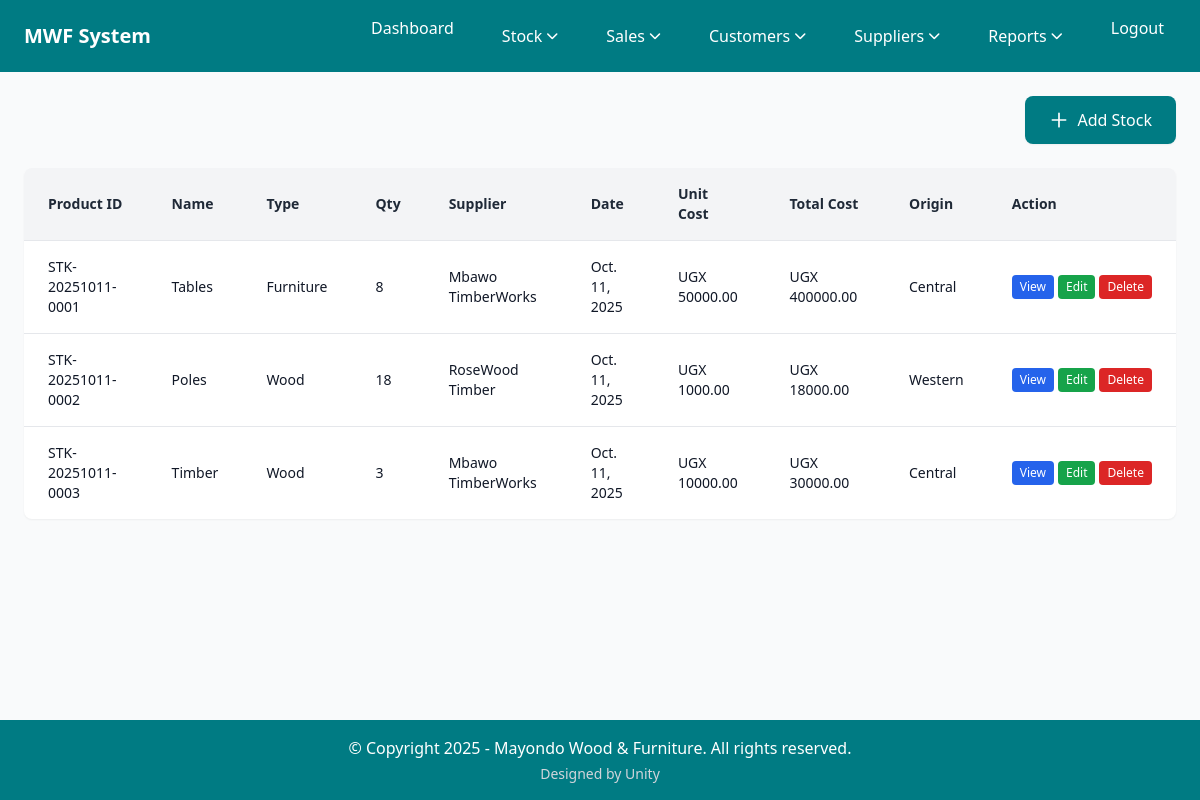
Page /stockRecord/ (signed in) on the earlier database version.
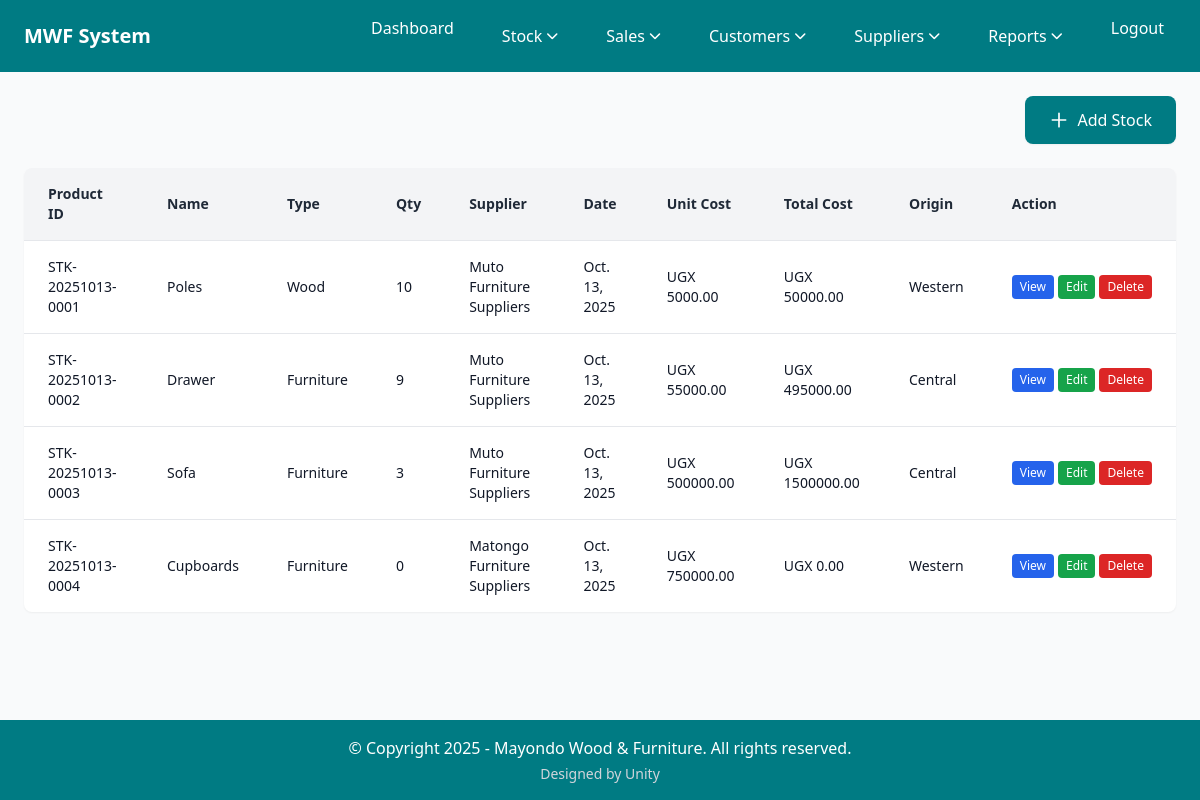
Same page on the later database version.
### home/models.py (models this page shows, shortened)
class Stock(models.Model):
    CUSTOMER_CHOICES = [('Timber', 'Timber'), ('Sofa', 'Sofa'),('Tables','Tables'),('Cupboards','Cupboards'),('Drawer','Drawer'),('Poles','Poles')]
    PRODUCT_TYPE_CHOICES = [('Wood', 'Wood'), ('Furniture', 'Furniture')]
    ORIGIN_CHOICES = [('Western', 'Western'), ('Central', 'Central'), ('Eastern', 'Eastern')]
    SUPPLIER_CHOICES = [
        ('Mbawo Timberworks', 'Mbawo Timberworks'),
        ('Rosewood Timbers', 'Rosewood Timbers'),
        ('Muto Timber Suppliers', 'Muto Timber Suppliers'),
        ('Matongo WoodWorks', 'Matongo WoodWorks'),
    ]
    product_id = models.CharField(max_length=50, blank=True, unique=True)  # Auto-generated unique identifier
    date = models.DateField()  # Date when item was added to inventory
    product_name = models.CharField(max_length=100, choices=CUSTOMER_CHOICES,
                                   help_text="Select the product category",
                                   default='Timber')  # Product category
    product_type = models.CharField(max_length=20, choices=PRODUCT_TYPE_CHOICES,
                                   help_text="Select the product type",
                                   default='Furniture')  # Specific type within category
    product_ref = models.ForeignKey(Product, on_delete=models.PROTECT, null=True, blank=True,
                                   help_text="Auto-populated from product details")
    quantity = models.IntegerField()  # Number of items available
    supplier = models.ForeignKey(Supplier, on_delete=models.PROTECT, null=True, blank=True, help_text="Select the supplier who provided this product")  # Dynamic supplier relationship
    unit_cost = models.DecimalField(max_digits=10, decimal_places=2, default=0.00,
                                   help_text="Cost per unit item in UGX")
    total_cost = models.DecimalField(max_digits=12, decimal_places=2, default=0.00,
                                    help_text="Automatically calculated from quantity × unit cost")
    origin = models.CharField(max_length=20, choices=ORIGIN_CHOICES)  # Where the product came from

class Supplier(models.Model):
    name = models.CharField(max_length=100, unique=True, help_text="Supplier company name")
    contact_person = models.CharField(max_length=100, help_text="Primary contact person")
    phone = models.CharField(max_length=15, help_text="Supplier phone number")
    email = models.EmailField(help_text="Supplier email address")
    address = models.TextField(help_text="Supplier physical address")
    created_at = models.DateTimeField(auto_now_add=True)
    updated_at = models.DateTimeField(auto_now=True)
    class Meta:
        ordering = ['name']

### home/views.py (the view)
# urls.py: path('stockRecord/', stockRecord, name='stockRecord'), # View all stock
@login_required
@user_passes_test(is_employee_or_manager)
def stockRecord(request):
    all_Stocks = Stock.objects.select_related('supplier').all()
    context = {
        "Stocks" : all_Stocks
    }
    return render(request, 'stock.html', context)

### home/context_processors.py (called while the page is built)
def user_roles(request):
    context = {
        'is_manager': False,
        'is_employee': False,
    }
    if request.user.is_authenticated:
        context['is_manager'] = request.user.groups.filter(name="Manager").exists()
        context['is_employee'] = request.user.groups.filter(name="Employee").exists()
    return context

### home/views.py (called while the page is built)
def is_employee_or_manager(user):
    return user.is_authenticated and user.groups.filter(name__in=['Manager', 'Employee']).exists()

### home/templates/stock.html (shortened to what this page needs)
{% extends 'base.html' %}
{% block content %}
      <div class="flex justify-end mb-6">
        <a href="/addStock/" class="inline-flex items-center px-6 py-3 bg-cordes-dark text-white font-medium rounded-lg hover:bg-cordes-blue transition-colors duration-300 shadow-sm">
          <svg class="w-5 h-5 mr-2" fill="none" stroke="currentColor" viewBox="0 0 24 24">
            <path stroke-linecap="round" stroke-linejoin="round" stroke-width="2" d="M12 4v16m8-8H4"></path>
          </svg>
          Add Stock
        </a>
      </div>
      <section class="bg-white rounded-lg shadow-sm overflow-hidden">
        <table class="w-full border-collapse">
        <thead class="bg-gray-100">
          <tr>
            <th class="px-6 py-4 text-left text-sm font-semibold text-gray-800 border-b border-gray-200">Product ID</th>
            <th class="px-6 py-4 text-left text-sm font-semibold text-gray-800 border-b border-gray-200">Name</th>
            <th class="px-6 py-4 text-left text-sm font-semibold text-gray-800 border-b border-gray-200">Type</th>
            <th class="px-6 py-4 text-left text-sm font-semibold text-gray-800 border-b border-gray-200">Qty</th>
            <th class="px-6 py-4 text-left text-sm font-semibold text-gray-800 border-b border-gray-200">Supplier</th>
            <th class="px-6 py-4 text-left text-sm font-semibold text-gray-800 border-b border-gray-200">Date</th>
            <th class="px-6 py-4 text-left text-sm font-semibold text-gray-800 border-b border-gray-200">Unit Cost</th>
            <th class="px-6 py-4 text-left text-sm font-semibold text-gray-800 border-b border-gray-200">Total Cost</th>
            <th class="px-6 py-4 text-left text-sm font-semibold text-gray-800 border-b border-gray-200">Origin</th>
            <th class="px-6 py-4 text-left text-sm font-semibold text-gray-800 border-b border-gray-200">Action</th>
          </tr>
        </thead>
        <tbody class="divide-y divide-gray-200">
          {% for item in Stocks %}
          <tr class="hover:bg-gray-50 transition-colors duration-150">
            <td class="px-6 py-4 text-sm text-gray-900">{{ item.product_id }}</td>
            <td class="px-6 py-4 text-sm text-gray-900">{{ item.product_name }}</td>
            <td class="px-6 py-4 text-sm text-gray-900">{{ item.product_type }}</td>
            <td class="px-6 py-4 text-sm text-gray-900">{{ item.quantity }}</td>
            <td class="px-6 py-4 text-sm text-gray-900">{{ item.supplier.name|default:"N/A" }}</td>
            <td class="px-6 py-4 text-sm text-gray-900">{{ item.date }}</td>
            <td class="px-6 py-4 text-sm text-gray-900">UGX {{ item.unit_cost }}</td>
            <td class="px-6 py-4 text-sm text-gray-900">UGX {{ item.total_cost }}</td>
            <td class="px-6 py-4 text-sm text-gray-900">{{ item.origin }}</td>
            <td class="px-6 py-4 text-sm">
              <div class="flex space-x-1 whitespace-nowrap">
                <a href="/viewStock/{{ item.id }}/" class="inline-block px-2 py-1 bg-blue-600 text-white text-xs rounded hover:bg-blue-700 transition-colors">View</a>
                <a href="/editStock/{{ item.id }}/" class="inline-block px-2 py-1 bg-green-600 text-white text-xs rounded hover:bg-green-700 transition-colors">Edit</a>
                <button onclick="openDeleteModal('{{ item.id }}', '{{ item.product_name }}', '{{ item.product_id }}')" class="px-2 py-1 bg-red-600 text-white text-xs rounded hover:bg-red-700 transition-colors">Delete</button>
              </div>
            </td>
          </tr>
          {% empty %}
          <tr>
            <td colspan="10" class="px-6 py-8 text-center text-gray-500">No stock records yet. <a href="/addStock/" class="text-cordes-dark hover:underline">Add one</a></td>
          </tr>
          {% endfor %}
        </tbody>
      </table>
    </section>
{% endblock %}

Differences in the rows shown:
removed Stock: product_id "STK-20251011-0001", product_name "Tables", product_type "Furniture", quantity "8", supplier.name "Mbawo TimberWorks", date "Oct. 11, 2025", unit_cost "50000.00", total_cost "400000.00", origin "Central"
removed Stock: product_id "STK-20251011-0002", product_name "Poles", product_type "Wood", quantity "18", supplier.name "RoseWood Timber", date "Oct. 11, 2025", unit_cost "1000.00", total_cost "18000.00", origin "Western"
removed Stock: product_id "STK-20251011-0003", product_name "Timber", product_type "Wood", quantity "3", supplier.name "Mbawo TimberWorks", date "Oct. 11, 2025", unit_cost "10000.00", total_cost "30000.00", origin "Central"
added Stock: product_id "STK-20251013-0001", product_name "Poles", product_type "Wood", quantity "10", supplier.name "Muto Furniture Suppliers", date "Oct. 13, 2025", unit_cost "5000.00", total_cost "50000.00", origin "Western"
added Stock: product_id "STK-20251013-0002", product_name "Drawer", product_type "Furniture", quantity "9", supplier.name "Muto Furniture Suppliers", date "Oct. 13, 2025", unit_cost "55000.00", total_cost "495000.00", origin "Central"
added Stock: product_id "STK-20251013-0003", product_name "Sofa", product_type "Furniture", quantity "3", supplier.name "Muto Furniture Suppliers", date "Oct. 13, 2025", unit_cost "500000.00", total_cost "1500000.00", origin "Central"
added Stock: product_id "STK-20251013-0004", product_name "Cupboards", product_type "Furniture", quantity "0", supplier.name "Matongo Furniture Suppliers", date "Oct. 13, 2025", unit_cost "750000.00", total_cost "0.00", origin "Western"
